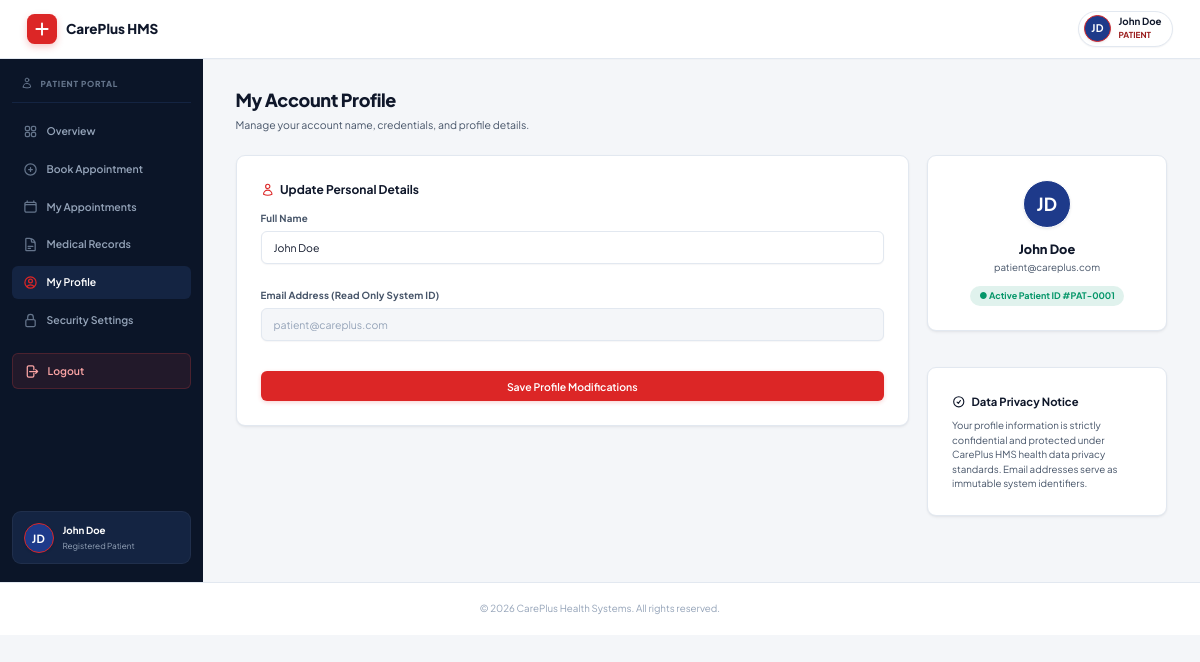
Page /patient/profile.php (signed in) on the committed database.
### tables this page shows
CREATE TABLE IF NOT EXISTS `users` (
  `id` INT AUTO_INCREMENT PRIMARY KEY,
  `fullname` VARCHAR(255) NOT NULL,
  `email` VARCHAR(255) NOT NULL UNIQUE,
  `password` VARCHAR(255) NOT NULL,
  `reg_date` TIMESTAMP DEFAULT CURRENT_TIMESTAMP
);

### patient/profile.php (the view, shortened to what this page needs)
<?php
include('../config/db.php');
$uid = $_SESSION['user_id'];
$u = mysqli_fetch_assoc(mysqli_query($conn, "SELECT * FROM users WHERE id=$uid"));
include('../includes/header.php');
include('../includes/patient_sidebar.php');
?>
<main class="content-area">
    <div class="page-title-bar">
        <div>
            <h2>My Account Profile</h2>
            <p>Manage your account name, credentials, and profile details.</p>
        </div>
    </div>
    <div class="dashboard-two-col" style="align-items: flex-start;">
        <div class="data-card">
            <h3 style="font-size: 16px; font-weight: 700; margin-bottom: 16px; display: flex; align-items: center; gap: 8px;">
                Update Personal Details
            </h3>
            <form action="profile.php" method="POST" style="display: flex; flex-direction: column; gap: 16px;">
                <div class="form-group">
                    <label>Full Name</label>
                    <input type="text" name="name" value="<?php echo htmlspecialchars($u['fullname']); ?>" required>
                </div>
                <div class="form-group">
                    <label>Email Address (Read Only System ID)</label>
                    <input type="email" value="<?php echo htmlspecialchars($u['email']); ?>" disabled style="background-color: var(--bg-app); color: var(--text-muted);">
                </div>
                <button type="submit" name="update_profile" class="btn" style="margin-top: 8px;">Save Profile Modifications</button>
            </form>
        </div>
        <div style="display: flex; flex-direction: column; gap: 20px;">
            <div class="data-card" style="text-align: center; background: var(--surface-card);">
                <div style="margin-bottom: 14px;">
                    <?php echo avatar_circle($u['fullname'], 64, 'lg'); ?>
                </div>
                <h4 style="font-size: 17px; font-weight: 800; color: var(--text-primary); margin-bottom: 2px;"><?php echo htmlspecialchars($u['fullname']); ?></h4>
                <div style="font-size: 13px; color: var(--text-secondary); margin-bottom: 12px;"><?php echo htmlspecialchars($u['email']); ?></div>
                <div style="display: inline-flex; align-items: center; gap: 6px; padding: 4px 12px; background: rgba(5, 150, 105, 0.12); color: #059669; border-radius: 20px; font-size: 12px; font-weight: 700;">
                    ● Active Patient ID #PAT-<?php echo sprintf('%04d', $u['id']); ?>
                </div>
            </div>
            <div class="data-card">
                <h3 style="font-size: 15px; font-weight: 700; margin-bottom: 10px; color: var(--text-primary); display: flex; align-items: center; gap: 8px;">
                    <svg xmlns="http://www.w3.org/2000/svg" fill="none" viewBox="0 0 24 24" stroke-width="2" stroke="currentColor" style="width:18px;height:18px;color:var(--navy-primary);"><path stroke-linecap="round" stroke-linejoin="round" d="M9 12.75 11.25 15 15 9.75M21 12a9 9 0 1 1-18 0 9 9 0 0 1 18 0Z" /></svg>
                    Data Privacy Notice
                </h3>
                <p style="font-size: 13px; color: var(--text-secondary); line-height: 1.5;">
                    Your profile information is strictly confidential and protected under CarePlus HMS health data privacy standards. Email addresses serve as immutable system identifiers.
                </p>
            </div>
        </div>
    </div>
</main>
<?php include('../includes/footer.php'); ?>

### includes/helpers.php (shortened to what this page needs)
<?php
if (!function_exists('avatar_circle')) {
    function avatar_circle($name, $size = 40, $extra_class = '') {
        $name = trim((string) $name);
        $words = preg_split('/\s+/', preg_replace('/^(Dr\.|Mr\.|Mrs\.|Ms\.)\s+/i', '', $name));
        $words = array_values(array_filter($words, fn($w) => $w !== ''));
        $initials = '';
        if (count($words) >= 2) {
            $initials = strtoupper(substr($words[0], 0, 1) . substr($words[count($words) - 1], 0, 1));
        } elseif (count($words) === 1) {
            $initials = strtoupper(substr($words[0], 0, 2));
        } else {
            $initials = '?';
        }
        $palette = [
            '#dc2626',
            '#0f172a',
            '#1e293b',
            '#991b1b',
            '#1e3a8a',
            '#b91c1c',
            '#334155',
        ];
        $hash = 0;
        foreach (str_split($name) as $ch) {
            $hash = (($hash << 5) - $hash) + ord($ch);
            $hash = $hash & 0xFFFFFFFF;
        }
        $color = $palette[abs($hash) % count($palette)];
        $font_size = max(11, round($size * 0.38));
        $safe_name = htmlspecialchars($name, ENT_QUOTES);
        $safe_initials = htmlspecialchars($initials, ENT_QUOTES);
        return sprintf(
            '<span class="avatar-circle %s" title="%s" style="width:%dpx;height:%dpx;min-width:%dpx;font-size:%dpx;background:%s;">%s</span>',
            htmlspecialchars($extra_class, ENT_QUOTES),
            $safe_name,
            $size,
            $size,
            $size,
            $font_size,
            $color,
            $safe_initials
        );
    }
}

### assets/style.css (style rules this page uses)
html { scroll-behavior: smooth; zoom: 75%; }
:root { --font-primary: 'Plus Jakarta Sans', system-ui, -apple-system, BlinkMacSystemFont, 'Segoe UI', Roboto, sans-serif; --bg-app: #f4f6f9; --bg-subtle: #ebf0f7; --surface-card: #ffffff; --surface-hover: #f8fafc; --primary: #dc2626; --primary-hover: #b91c1c; --primary-light: #fef2f2; --primary-dark: #991b1b; --navy-primary: #0f172a; --navy-dark: #0b1324; --navy-light: #1e293b; --navy-accent: #1e3a8a; --teal-accent: #0284c7; --teal-light: #e0f2fe; --indigo-accent: #4f46e5; --indigo-light: #e0e7ff; --text-primary: #0f172a; --text-secondary: #475569; --text-muted: #94a3b8; --sidebar-bg: #0b1528; --sidebar-card: #142442; --sidebar-hover: #1e355e; --sidebar-text: #f1f5f9; --border-color: #e2e8f0; --border-focus: #dc2626; --success: #059669; --success-bg: #d1fae5; --danger: #dc2626; --danger-bg: #fee2e2; --warning: #d97706; --warning-bg: #fef3c7; --info: #1d4ed8; --info-bg: #dbeafe; --shadow-xs: 0 1px 2px 0 rgba(15, 23, 42, 0.05); --shadow-sm: 0 2px 4px 0 rgba(15, 23, 42, 0.05), 0 1px 2px 0 rgba(15, 23, 42, 0.03); --shadow-md: 0 4px 12px -2px rgba(15, 23, 42, 0.08), 0 2px 6px -1px rgba(15, 23, 42, 0.04); --shadow-lg: 0 12px 24px -4px rgba(15, 23, 42, 0.12), 0 4px 12px -2px rgba(15, 23, 42, 0.04); --radius-xs: 4px; --radius-sm: 8px; --radius-md: 12px; --radius-lg: 18px; --radius-full: 9999px; --transition: all 0.2s cubic-bezier(0.4, 0, 0.2, 1); }
* { box-sizing: border-box; margin: 0; padding: 0; font-family: var(--font-primary); }
body { background-color: var(--bg-app); color: var(--text-primary); line-height: 1.6; -webkit-font-smoothing: antialiased; }
.btn, input[type="submit"] { display: inline-flex; align-items: center; justify-content: center; gap: 8px; padding: 11px 22px; background: var(--primary); color: #ffffff !important; border: none; border-radius: var(--radius-sm); font-weight: 600; font-size: 14px; cursor: pointer; transition: var(--transition); box-shadow: 0 2px 6px rgba(220, 38, 38, 0.2); text-align: center; text-decoration: none; }
.avatar-circle { display: inline-flex; align-items: center; justify-content: center; border-radius: var(--radius-full); color: #ffffff; font-weight: 700; letter-spacing: 0.5px; flex-shrink: 0; box-shadow: var(--shadow-sm); border: 2px solid #ffffff; }
.badge-avatar.avatar-circle { border: 2px solid var(--primary); }
.sidebar-user-card .avatar-circle { border: 2px solid var(--primary); }
.form-group { display: flex; flex-direction: column; gap: 6px; margin-bottom: 16px; }
.form-group label, .data-form label { font-size: 13px; font-weight: 700; color: var(--text-secondary); letter-spacing: 0.2px; }
input[type="text"], input[type="email"], input[type="password"], input[type="date"], input[type="time"], input[type="number"], select, textarea { width: 100%; padding: 12px 16px; border: 1px solid var(--border-color); border-radius: var(--radius-sm); font-size: 14px; color: var(--text-primary); background-color: #ffffff; outline: none; transition: var(--transition); box-shadow: var(--shadow-xs); }
.data-card, .data-form, .inline-form, .form-container { background: var(--surface-card); padding: 32px; border-radius: var(--radius-md); border: 1px solid var(--border-color); box-shadow: var(--shadow-sm); margin-bottom: 28px; }
.user-profile-badge .badge-avatar { width: 36px; height: 36px; border-radius: var(--radius-full); object-fit: cover; border: 2px solid var(--primary); }
.content-area { flex: 1; padding: 36px 44px; background-color: var(--bg-app); max-width: 1400px; }
.page-title-bar { margin-bottom: 32px; display: flex; justify-content: space-between; align-items: flex-end; }
.page-title-bar h2 { font-size: 26px; font-weight: 800; color: var(--text-primary); letter-spacing: -0.5px; }
.page-title-bar p { font-size: 14px; color: var(--text-secondary); margin-top: 4px; }
.page-title-bar { margin-bottom: 28px; }
.page-title-bar h2 { font-size: 24px; font-weight: 800; color: var(--text-primary); letter-spacing: -0.5px; }
.dashboard-two-col { display: grid; grid-template-columns: 1fr 320px; gap: 24px; margin-bottom: 24px; }

### rows in the picture
users: name "John Doe", email "patient@careplus.com", fullname "JD", fullname "John Doe", id "0001"

### other values in the picture
$safe_initials "JD JD"
$display_name "John Doe"
$display_role "PATIENT"
$_SESSION['user_name'] "John Doe"
